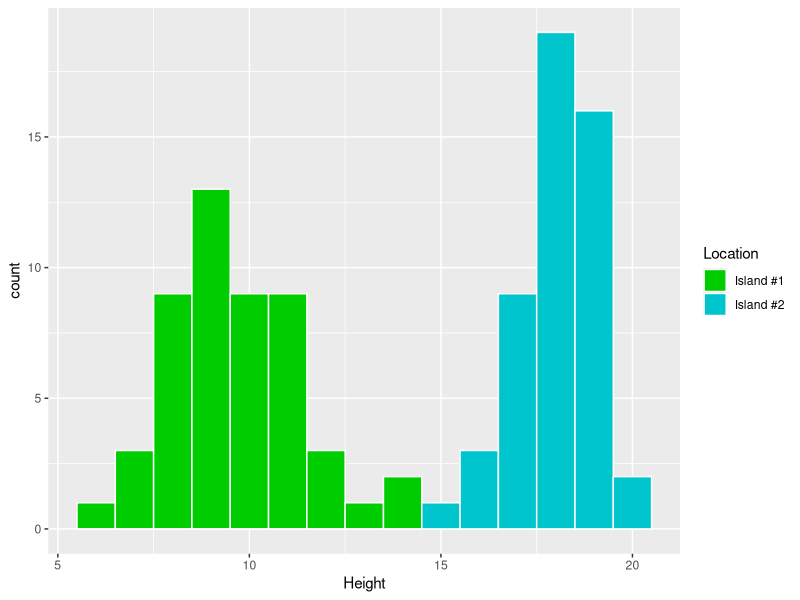

Generate this figure with R: (Note: this script raises an error after producing the figure.)
## ---- chunk 1
library(tidyverse)

set.seed(12)
d1 <- data.frame(x = rnorm(50, 10, 2), type = "Island #1")
d2 <- data.frame(x = rnorm(50, 18, 1.2), type = "Island #2")

dd <- bind_rows(d1, d2) %>%
  set_names(c("Height", "Location"))

head(dd)
## ---- chunk 2
dd %>%
  ggplot(aes(x = Height, fill = Location)) +
  geom_histogram(binwidth = 1, color = "white") +
  scale_fill_manual(values = c("green3", "turquoise3"))
## ---- chunk 3
knitr::include_graphics("images/advisor_email.png")
